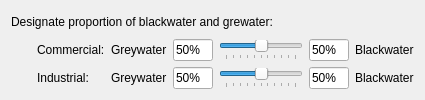
                         <widget class="QWidget" name="nres_ww_widget_2" native="true">
                          <property name="minimumSize">
                           <size>
                            <width>0</width>
                            <height>0</height>
                           </size>
                          </property>
                          <layout class="QGridLayout" name="gridLayout_20">
                           <item row="1" column="1">
                            <widget class="QLabel" name="nres_ww_com_lbl">
                             <property name="whatsThis">
                              <string>Estimate of the annual irrigation volume per hectare</string>
                             </property>
                             <property name="text">
                              <string>&lt;html&gt;&lt;head/&gt;&lt;body&gt;&lt;p&gt;Commercial:&lt;/p&gt;&lt;/body&gt;&lt;/html&gt;</string>
                             </property>
                            </widget>
                           </item>
                           <item row="1" column="5">
                            <widget class="QLineEdit" name="nres_ww_com_blackbox_2">
                             <property name="maximumSize">
                              <size>
                               <width>40</width>
                               <height>16777215</height>
                              </size>
                             </property>
                             <property name="text">
                              <string>50%</string>
                             </property>
                            </widget>
                           </item>
                           <item row="1" column="3">
                            <widget class="QLineEdit" name="nres_ww_com_greybox_2">
                             <property name="maximumSize">
                              <size>
                               <width>40</width>
                               <height>16777215</height>
                              </size>
                             </property>
                             <property name="text">
                              <string>50%</string>
                             </property>
                            </widget>
                           </item>
                           <item row="1" column="6">
                            <widget class="QLabel" name="nres_ww_com_lbl3_2">
                             <property name="whatsThis">
                              <string>Estimate of the annual irrigation volume per hectare</string>
                             </property>
                             <property name="text">
                              <string>&lt;html&gt;&lt;head/&gt;&lt;body&gt;&lt;p&gt;Blackwater&lt;/p&gt;&lt;/body&gt;&lt;/html&gt;</string>
                             </property>
                            </widget>
                           </item>
                           <item row="0" column="0" colspan="5">
                            <widget class="QLabel" name="nres_ww_lbl_2">
                             <property name="whatsThis">
                              <string>Estimate of the annual irrigation volume per hectare</string>
                             </property>
                             <property name="text">
                              <string>Designate proportion of blackwater and grewater:</string>
                             </property>
                            </widget>
                           </item>
                           <item row="1" column="0">
                            <spacer name="horizontalSpacer_85">
                             <property name="orientation">
                              <enum>Qt::Horizontal</enum>
                             </property>
                             <property name="sizeType">
                              <enum>QSizePolicy::Fixed</enum>
                             </property>
                             <property name="sizeHint" stdset="0">
                              <size>
                               <width>20</width>
                               <height>20</height>
                              </size>
                             </property>
                            </spacer>
                           </item>
                           <item row="1" column="2">
                            <widget class="QLabel" name="nres_ww_com_lbl2_2">
                             <property name="whatsThis">
                              <string>Estimate of the annual irrigation volume per hectare</string>
                             </property>
                             <property name="text">
                              <string>&lt;html&gt;&lt;head/&gt;&lt;body&gt;&lt;p&gt;Greywater&lt;/p&gt;&lt;/body&gt;&lt;/html&gt;</string>
                             </property>
                            </widget>
                           </item>
                           <item row="1" column="4">
                            <widget class="QSlider" name="nres_ww_com_slider_2">
                             <property name="minimum">
                              <number>-100</number>
                             </property>
                             <property name="maximum">
                              <number>100</number>
                             </property>
                             <property name="singleStep">
                              <number>1</number>
                             </property>
                             <property name="orientation">
                              <enum>Qt::Horizontal</enum>
                             </property>
                             <property name="tickPosition">
                              <enum>QSlider::TicksBelow</enum>
                             </property>
                             <property name="tickInterval">
                              <number>20</number>
                             </property>
                            </widget>
                           </item>
                           <item row="2" column="0">
                            <spacer name="horizontalSpacer_87">
                             <property name="orientation">
                              <enum>Qt::Horizontal</enum>
                             </property>
                             <property name="sizeType">
                              <enum>QSizePolicy::Fixed</enum>
                             </property>
                             <property name="sizeHint" stdset="0">
                              <size>
                               <width>20</width>
                               <height>20</height>
                              </size>
                             </property>
                            </spacer>
                           </item>
                           <item row="2" column="4">
                            <widget class="QSlider" name="nres_ww_ind_slider_2">
                             <property name="minimum">
                              <number>-100</number>
                             </property>
                             <property name="maximum">
                              <number>100</number>
                             </property>
                             <property name="singleStep">
                              <number>1</number>
                             </property>
                             <property name="orientation">
                              <enum>Qt::Horizontal</enum>
                             </property>
                             <property name="tickPosition">
                              <enum>QSlider::TicksBelow</enum>
                             </property>
                             <property name="tickInterval">
                              <number>20</number>
                             </property>
                            </widget>
                           </item>
                           <item row="2" column="3">
                            <widget class="QLineEdit" name="nres_ww_ind_greybox_2">
                             <property name="maximumSize">
                              <size>
                               <width>40</width>
                               <height>16777215</height>
                              </size>
                             </property>
                             <property name="text">
                              <string>50%</string>
                             </property>
                            </widget>
                           </item>
                           <item row="2" column="1">
                            <widget class="QLabel" name="nres_ww_ind_lbl">
                             <property name="whatsThis">
                              <string>Estimate of the annual irrigation volume per hectare</string>
                             </property>
                             <property name="text">
                              <string>&lt;html&gt;&lt;head/&gt;&lt;body&gt;&lt;p&gt;Industrial:&lt;/p&gt;&lt;/body&gt;&lt;/html&gt;</string>
                             </property>
                            </widget>
                           </item>
                           <item row="2" column="5">
                            <widget class="QLineEdit" name="nres_ww_ind_blackbox_2">
                             <property name="maximumSize">
                              <size>
                               <width>40</width>
                               <height>16777215</height>
                              </size>
                             </property>
                             <property name="text">
                              <string>50%</string>
                             </property>
                            </widget>
                           </item>
                           <item row="2" column="6">
                            <widget class="QLabel" name="nres_ww_ind_lbl3_2">
                             <property name="whatsThis">
                              <string>Estimate of the annual irrigation volume per hectare</string>
                             </property>
                             <property name="text">
                              <string>&lt;html&gt;&lt;head/&gt;&lt;body&gt;&lt;p&gt;Blackwater&lt;/p&gt;&lt;/body&gt;&lt;/html&gt;</string>
                             </property>
                            </widget>
                           </item>
                           <item row="2" column="2">
                            <widget class="QLabel" name="nres_ww_ind_lbl2_2">
                             <property name="whatsThis">
                              <string>Estimate of the annual irrigation volume per hectare</string>
                             </property>
                             <property name="text">
                              <string>&lt;html&gt;&lt;head/&gt;&lt;body&gt;&lt;p&gt;Greywater&lt;/p&gt;&lt;/body&gt;&lt;/html&gt;</string>
                             </property>
                            </widget>
                           </item>
                          </layout>
                         </widget>
